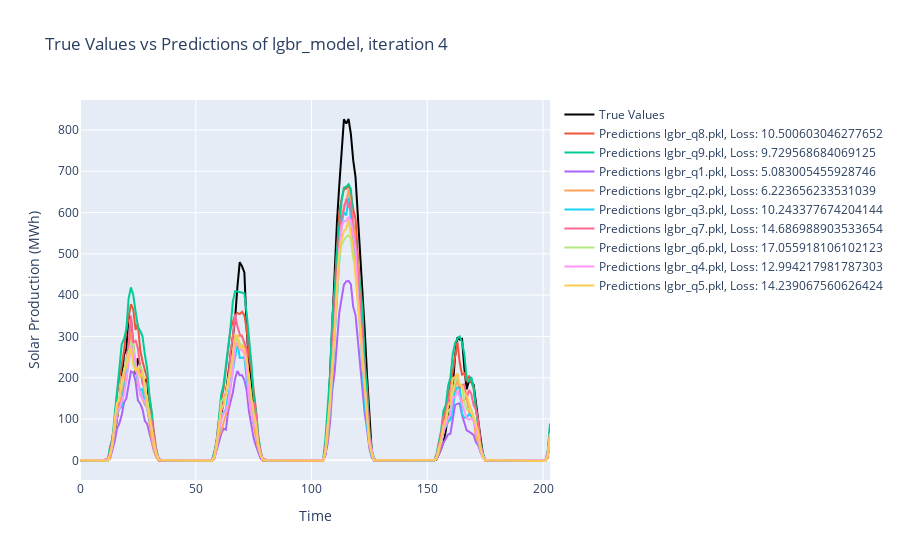

The cell this chart's notebook holds for it:
### Markdown cell above
### Eval Models

### Code cell
# Available models and current iterations -- DO NOT CHANGE !!!
models = {
    "hgbr": {"name": "hgbr_model", "iteration": 2},
    #"xgbr": {"name": "xgbr_model", "iteration": 1}, Currently not working need to train new iteration with correct parameters
    "lgbr": {"name": "lgbr_model", "iteration": 4}
}

# Set BASE_PATH to the root directory of the project and choose the model to evaluate
BASE_PATH = os.getenv('BASE_PATH', "/Users/florian/Documents/github/DP2/Energy_production_price_prediction/") 
eval_model_key = "lgbr"


# Create the predictions and plot the results -- DO NOT CHANGE !!!
eval_model_name = models[eval_model_key]["name"]
eval_iter = models[eval_model_key]["iteration"]
y_test, predictions, mean_pinball_losses, model_paths = create_pred(BASE_PATH= BASE_PATH, model_name= eval_model_name, iter= eval_iter, api= True)
plot_results(y_test, predictions, mean_pinball_losses, model_name= eval_model_name, iter= eval_iter)

### Figure 1 — Plotly figure (JSON) as saved in the notebook; plotly's stock layout.template omitted (floating-point values rounded to 4 significant figures; data arrays with more than 128 entries replaced by an {"elided": "..."} marker saying what was removed)
{"data": [{"line": {"color": "black"}, "mode": "lines", "name": "True Values", "type": "scatter", "y": {"elided": "204 float values"}}, {"mode": "lines", "name": "Predictions lgbr_q8.pkl, Loss: 10.500603046277652", "type": "scatter", "y": {"elided": "204 float values"}}, {"mode": "lines", "name": "Predictions lgbr_q9.pkl, Loss: 9.729568684069125", "type": "scatter", "y": {"elided": "204 float values"}}, {"mode": "lines", "name": "Predictions lgbr_q1.pkl, Loss: 5.083005455928746", "type": "scatter", "y": {"elided": "204 float values"}}, {"mode": "lines", "name": "Predictions lgbr_q2.pkl, Loss: 6.223656233531039", "type": "scatter", "y": {"elided": "204 float values"}}, {"mode": "lines", "name": "Predictions lgbr_q3.pkl, Loss: 10.243377674204144", "type": "scatter", "y": {"elided": "204 float values"}}, {"mode": "lines", "name": "Predictions lgbr_q7.pkl, Loss: 14.686988903533654", "type": "scatter", "y": {"elided": "204 float values"}}, {"mode": "lines", "name": "Predictions lgbr_q6.pkl, Loss: 17.055918106102123", "type": "scatter", "y": {"elided": "204 float values"}}, {"mode": "lines", "name": "Predictions lgbr_q4.pkl, Loss: 12.994217981787303", "type": "scatter", "y": {"elided": "204 float values"}}, {"mode": "lines", "name": "Predictions lgbr_q5.pkl, Loss: 14.239067560626424", "type": "scatter", "y": {"elided": "204 float values"}}], "layout": {"title": {"text": "True Values vs Predictions of lgbr_model, iteration 4"}, "xaxis": {"title": {"text": "Time"}}, "yaxis": {"title": {"text": "Solar Production (MWh)"}}}}
